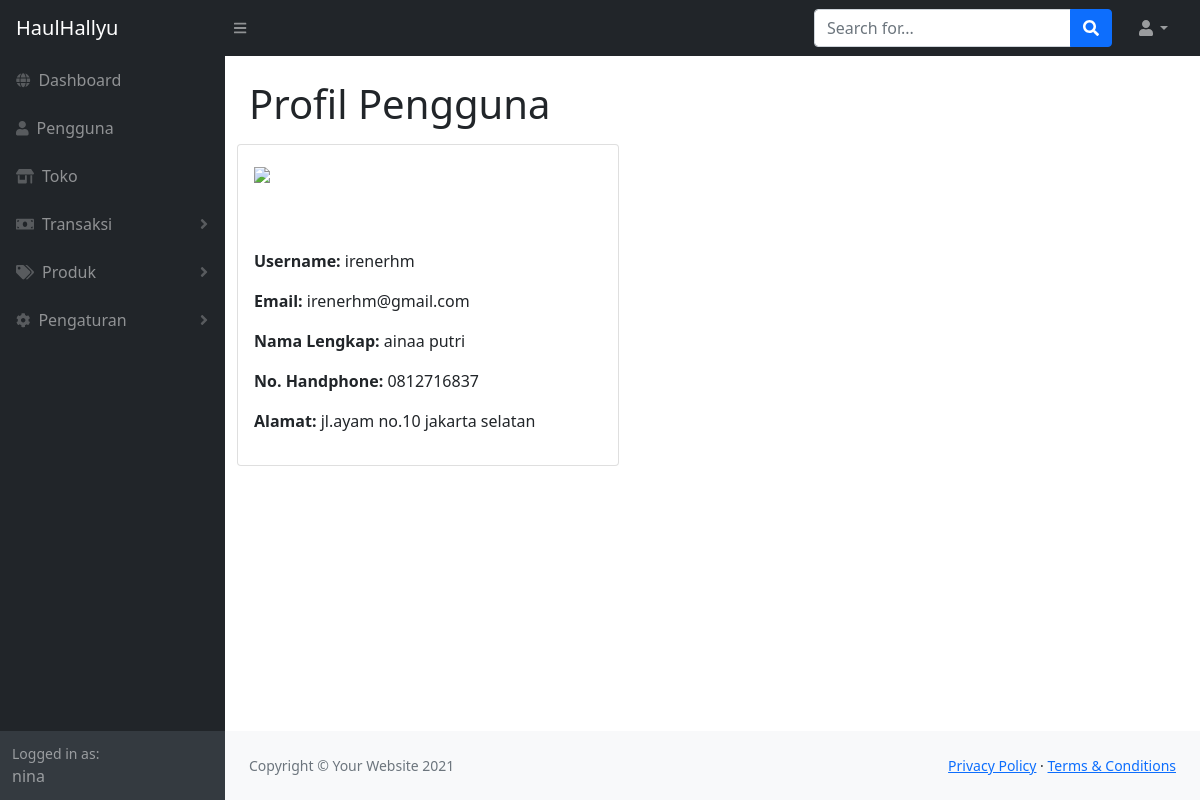
Page /detailuser.php?username=irenerhm (signed in) on the committed database.
### tables this page shows
CREATE TABLE `user` (
  `u_username` char(100) NOT NULL,
  `u_nama` varchar(100) DEFAULT NULL,
  `u_email` varchar(100) DEFAULT NULL,
  `u_password` varchar(100) DEFAULT NULL,
  `u_alamat` text DEFAULT NULL,
  `u_nohp` char(14) DEFAULT NULL,
  `u_image` varchar(100) DEFAULT NULL
);

### detailuser.php (the view, shortened to what this page needs)
<!DOCTYPE html>
<html lang="en">
<?php
    require "fungsi.php";
    $sql = "SELECT * FROM user WHERE u_username='".$_GET['username']."'";
    $result = mysqli_query($conn,$sql);
    $row = mysqli_fetch_array($result);
    $user = $row['u_username'];
    $email = $row['u_email'];
    $name = $row['u_nama'];
    $nohp = $row['u_nohp'];
    $alamat = $row['u_alamat'];
    $image =$row['u_image'];
?>
    <head>
        <link href="https://cdn.jsdelivr.net/npm/simple-datatables@latest/dist/style.css" rel="stylesheet" />
        <link href="css/styles.css" rel="stylesheet" />
    </head>
    <body class="sb-nav-fixed">
        <?php require "navbar.php"; ?>
        <div id="layoutSidenav">
            <?php require "sidebar.php"; ?>
            <div id="layoutSidenav_content">
                <main>
                    <div class="container-fluid px-4">
                        <h1 class="mt-4">Profil Pengguna</h1>
                    </div>
                    <div class="container mt-3">
                        <div class="row">
                            <div class="col-5">
                                <div id="accordion">
                                    <div class="card">
                                      <div id="collapseOne" class="collapse show" data-parent="#accordion">
                                        <div class="card-body">
                                            <p><img src="assets/img/<?=$image; ?>" width="300"></p><br><br>
                                            <p><span class="fw-bold"> Username: </span>
                                                <?php echo $user ?></p>
                                            <p><span class="fw-bold"> Email: </span>
                                                <?php echo $email ?></p>
                                            <p><span class="fw-bold"> Nama Lengkap: </span>
                                                <?php echo $name ?></p>
                                            <p><span class="fw-bold"> No. Handphone: </span>
                                                <?php echo $nohp ?></p>
                                            <p><span class="fw-bold"> Alamat: </span>
                                                <?php echo $alamat ?></p>
                                        </div>
                                      </div>
                                    </div>
                                </div>
                            </div>
                        </div>
                    </div>
                </main>
                <?php require "footer.php"; ?>
            </div>
    </body>
</html>

### sidebar.php (shortened to what this page needs)
<div id="layoutSidenav_nav">
    <nav class="sb-sidenav accordion sb-sidenav-dark" id="sidenavAccordion">
        <div class="sb-sidenav-menu">
            <div class="nav">
                <a class="nav-link" href="index.php">
                    <div class="sb-nav-link-icon"><i class="fas fa-globe"></i></div>
                    Dashboard
                </a>
                <a class="nav-link" href="pengguna.php">
                    <div class="sb-nav-link-icon"><i class="fas fa-user"></i></div>
                    Pengguna
                </a>
                <a class="nav-link" href="toko.php">
                    <div class="sb-nav-link-icon"><i class="fas fa-store-alt"></i></div>
                    Toko
                </a>
                <a class="nav-link collapsed" href="#" data-bs-toggle="collapse" data-bs-target="#collapseTrans" aria-expanded="false" aria-controls="collapseTrans">
                        <div class="sb-nav-link-icon"><i class="fas fa-money-bill"></i></div>
                        Transaksi
                        <div class="sb-sidenav-collapse-arrow"><i class="fas fa-angle-down"></i></div>
                </a>
                <a class="nav-link collapsed" href="#" data-bs-toggle="collapse" data-bs-target="#collapsePages" aria-expanded="false" aria-controls="collapsePages">
                        <div class="sb-nav-link-icon"><i class="fas fa-tags"></i></div>
                        Produk
                        <div class="sb-sidenav-collapse-arrow"><i class="fas fa-angle-down"></i></div>
                </a>
                <a class="nav-link collapsed" href="#" data-bs-toggle="collapse" data-bs-target="#collapseSetting" aria-expanded="false" aria-controls="collapseSetting">
                    <div class="sb-nav-link-icon"><i class="fas fa-cog"></i></div>
                    Pengaturan
                    <div class="sb-sidenav-collapse-arrow"><i class="fas fa-angle-down"></i></div>
                </a>
            </div>
        </div>
        <div class="sb-sidenav-footer">
            <div class="small">Logged in as:</div>
                <?php
                    require "koneksidb.php";
                    $sql = "SELECT * FROM admin WHERE a_username='".$_SESSION['username']."'";
                    $result = mysqli_query($conn,$sql);
                    $row = mysqli_fetch_array($result);
                    $nama = $row['a_nama'];
                    echo $nama;
                ?>
        </div>
    </nav>
</div>

### rows in the picture
user: u_username "irenerhm", u_email "irenerhm@gmail.com", u_nama "ainaa putri", u_nohp "0812716837", u_alamat "jl.ayam no.10 jakarta selatan"

### other values in the picture
$nama "nina"
